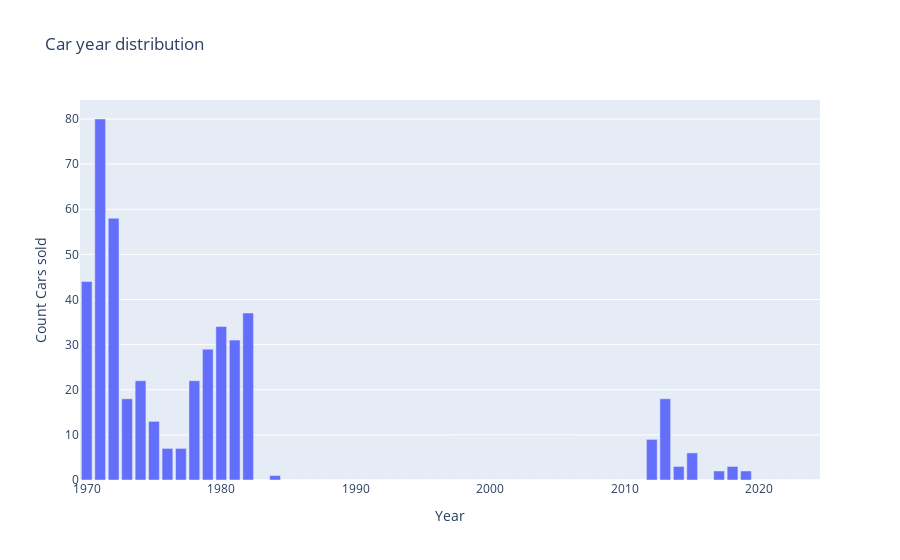

Write notebook code for a chart like this one.
### Code cell
#distribution of number of cars over the years
dic = {1970+i : sum(df['year']==1970+i) for i in range(55)}
x_dic = [1970 + i for i in range(55)]
y_dic = [dic[1970 + i] for i in range(55)]

# Plot
fig = go.Figure([go.Bar(x=x_dic, y=y_dic)])

fig.update_layout(title="Car year distribution",
                  xaxis_title="Year",
                  yaxis_title="Count Cars sold")


fig.show()

### Figure 1 — Plotly figure (JSON) as saved in the notebook; plotly's stock layout.template omitted (floating-point values rounded to 4 significant figures)
{"data": [{"type": "bar", "x": [1970, 1971, 1972, 1973, 1974, 1975, 1976, 1977, 1978, 1979, 1980, 1981, 1982, 1983, 1984, 1985, 1986, 1987, 1988, 1989, 1990, 1991, 1992, 1993, 1994, 1995, 1996, 1997, 1998, 1999, 2000, 2001, 2002, 2003, 2004, 2005, 2006, 2007, 2008, 2009, 2010, 2011, 2012, 2013, 2014, 2015, 2016, 2017, 2018, 2019, 2020, 2021, 2022, 2023, 2024], "y": [44, 80, 58, 18, 22, 13, 7, 7, 22, 29, 34, 31, 37, 0, 1, 0, 0, 0, 0, 0, 0, 0, 0, 0, 0, 0, 0, 0, 0, 0, 0, 0, 0, 0, 0, 0, 0, 0, 0, 0, 0, 0, 9, 18, 3, 6, 0, 2, 3, 2, 0, 0, 0, 0, 0]}], "layout": {"title": {"text": "Car year distribution"}, "xaxis": {"title": {"text": "Year"}}, "yaxis": {"title": {"text": "Count Cars sold"}}}}
